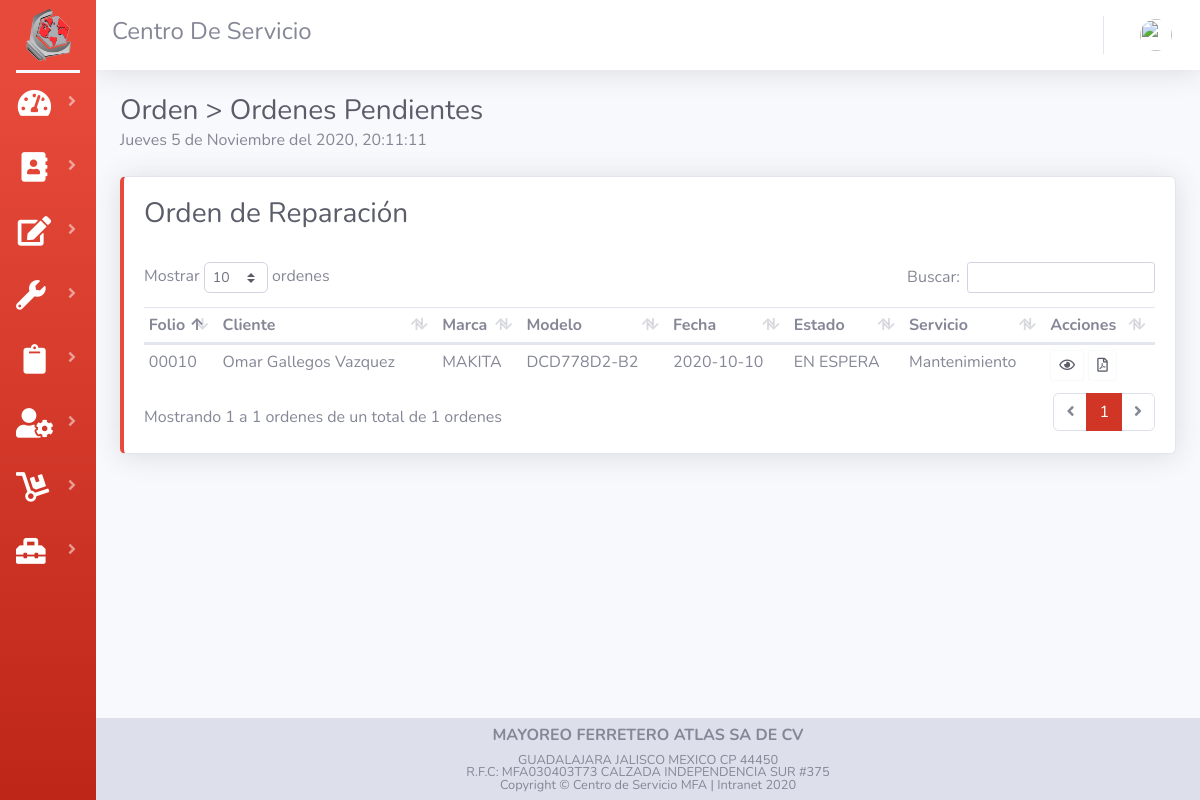
Page /listaOrden.php on the earlier database version.
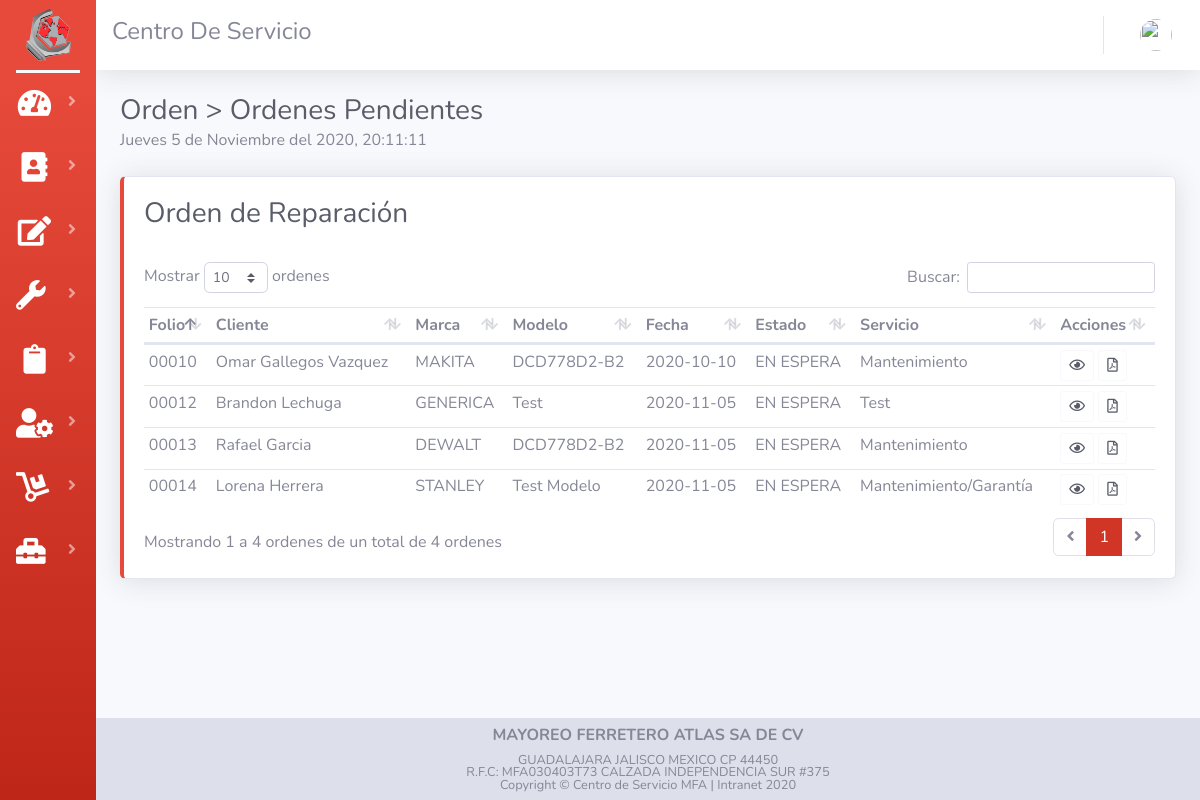
Same page on the later database version.
### tables this page shows
CREATE TABLE `tab_cliente`  (
  `id_cliente` int(11) NOT NULL AUTO_INCREMENT,
  `nom_cliente` varchar(50) NOT NULL,
  `dir_cliente` varchar(70) NOT NULL,
  `mun_cliente` varchar(25) NOT NULL,
  `cp_cliente` int(11) NOT NULL,
  `tel_cliente` varchar(20) NOT NULL,
  `rfc_cliente` varchar(15) NOT NULL,
  `mail_cliente` varchar(50) NOT NULL,
  PRIMARY KEY (`id_cliente`) USING BTREE
);

CREATE TABLE `tab_orden`  (
  `id_orden` int(11) NOT NULL AUTO_INCREMENT,
  `id_cliente` int(11) NOT NULL,
  `code_user` int(11) NOT NULL,
  `fech_entrada` date NOT NULL,
  `fech_salida` date NOT NULL,
  `status_orden` varchar(30) NOT NULL,
  `img` varchar(30) NOT NULL DEFAULT 'CSA.webp',
  `desc_herramienta` varchar(50) NOT NULL,
  `marca_herramienta` varchar(50) NOT NULL,
  `mod_herramienta` varchar(20) NOT NULL,
  `tipo_herramienta` varchar(20) NOT NULL,
  `tipo_servicio` varchar(25) NOT NULL,
  `detalle_servicio` varchar(100) NOT NULL,
  `tec_taller` varchar(30) NOT NULL,
  `pago_orden` varchar(15) NOT NULL,
  `iva_orden` varchar(15) NOT NULL,
  PRIMARY KEY (`id_orden`) USING BTREE,
  INDEX `code_user`(`code_user`) USING BTREE,
  INDEX `id_cliente`(`id_cliente`) USING BTREE
);

### listaOrden.php (the view, shortened to what the changed rows need)
<?php session_start(); include("assets/controler/conexion.php");?>
<!DOCTYPE html>
<html lang="en">
<head>
    <?php  include("assets/common/header.php");?>
</head>
<body id="page-top">
    <div id="wrapper">
        <div id="content-wrapper" class="d-flex flex-column">
            <div id="content">
                <div class="container-fluid">
                    <div class="d-sm-flex align-items-center justify-content-between mb-4">
                        <div>
                            <h1 class='h3 mb-0 text-gray-800'>Orden > Ordenes Pendientes</h1>
                        </div>
                    </div>
                    <div class="row">
                        <div class="col">
                            <div class="card border-left-danger shadow ">
                                <div class="card-body">
                                    <h1 class='h3 text-gray-800'>Orden de Reparación</h1>
                                    <br>
                                    <div class="table-responsive">
                                        <table class="table table-hover table-sm" id="dataTableOrden" width="100%"
                                            cellspacing="0">
                                            <thead>
                                                <tr>
                                                    <th>Folio</th>
                                                    <th>Cliente</th>
                                                    <th>Marca</th>
                                                    <th>Modelo</th>
                                                    <th>Fecha</th>
                                                    <th>Estado </th>
                                                    <th>Servicio</th>
                                                    <th>Acciones</th>
                                                </tr>
                                            </thead>
                                            <tbody>
                                                <?php
                                        $queryOrden = "SELECT id_orden, id_cliente, marca_herramienta, mod_herramienta, fech_entrada, status_orden, tipo_servicio  FROM tab_orden WHERE status_orden = 'EN ESPERA'";
                                        $rsOrden = mysqli_query($con, $queryOrden) or die ("Error de consulta");
                                          while ($Orden = mysqli_fetch_array($rsOrden)) {
                                            $folio=$Orden['id_orden'];
                                            if(strlen($folio)==1){
                                                $folio="0000".$folio;
                                            }else if(strlen($folio)==2){
                                                $folio="000".$folio;
                                            }else if(strlen($folio)==3){
                                                $folio="00".$folio;
                                            }else if(strlen($folio)==4){
                                                $folio="0".$folio;
                                            }
                                            $queryCliente = "SELECT nom_cliente FROM tab_cliente WHERE id_cliente = $Orden[id_cliente]";
                                            $rsCliente = mysqli_query($con, $queryCliente) or die ("Error de consulta");
                                              while ($Cliente = mysqli_fetch_array($rsCliente)) {
                                            echo "
                                                <tr>
                                                    <td>".$folio."</td>
                                                    <td>".$Cliente['nom_cliente']."</td>
                                                    <td>".$Orden['marca_herramienta']."</td>
                                                    <td>".$Orden['mod_herramienta']."</td>
                                                    <td>".$Orden['fech_entrada']."</td>
                                                    <td>".$Orden['status_orden']."</td>
                                                    <td>".$Orden['tipo_servicio']."</td>
                                                    <td>
                                                        <button type='button' class='btn btn-outline-light text-dark btn-sm BtnOrden' data-toggle='modal' data-target='#modalOrden'value=".$Orden['id_orden'].">
                                                        <i class='far fa-eye'></i></button>
                                                        <button type='button' class='btn btn-outline-light text-dark btn-sm BtnFolio' value=".$Orden['id_orden'].">
                                                        <i class='far fa-file-pdf'></i></button>
                                                    </td>
                                                </tr>
                                            ";
}
                                           }
                                             ?>
                                            </tbody>
                                        </table>
                                    </div>
                                </div>
                            </div>
                            <br>
                        </div>
                    </div>
                </div>
            </div>
        </div>
    </div>
</body>
</html>

Differences in the rows shown:
added tab_orden: marca_herramienta "GENERICA", mod_herramienta "Test", fech_entrada "2020-11-05", status_orden "EN ESPERA", tipo_servicio "Test"
now on this page (row unchanged): tab_cliente: folio "00012", nom_cliente "Brandon Lechuga", $Orden['id_orden'] 12 (drawn)
added tab_orden: marca_herramienta "DEWALT", mod_herramienta "DCD778D2-B2", fech_entrada "2020-11-05", status_orden "EN ESPERA", tipo_servicio "Mantenimiento"
now on this page (row edited): tab_cliente: folio "00013", nom_cliente "Rafael Garcia", $Orden['id_orden'] 13 (drawn)
added tab_orden: marca_herramienta "STANLEY", mod_herramienta "Test Modelo", fech_entrada "2020-11-05", status_orden "EN ESPERA", tipo_servicio "Mantenimiento/Garantía"
now on this page (row edited): tab_cliente: folio "00014", nom_cliente "Lorena Herrera", $Orden['id_orden'] 14 (drawn)
Other differences:
text written by a page script: "Mostrar ordenes Buscar: Mostrando 1 a 1 ordenes de un total de 1 ordenes 1" → "Mostrar ordenes Buscar: Mostrando 1 a 4 ordenes de un total de 4 ordenes 1"
